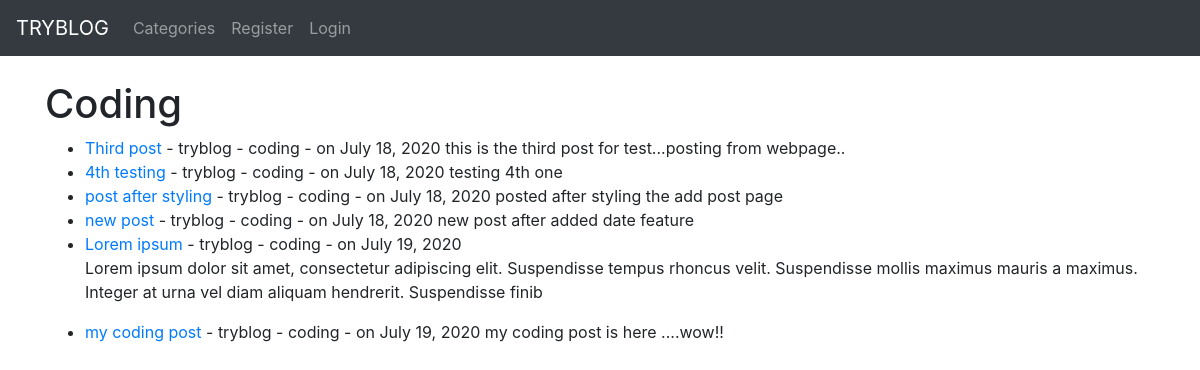
/category/coding/, run on the app's committed database.
### myblog/models.py (models this page shows, shortened)
class Post(models.Model):
    title = models.CharField(max_length=255)
    title_tag = models.CharField(max_length=255)
    author = models.ForeignKey(User, on_delete=models.CASCADE)
    body = RichTextField(blank = True, null = True)
    post_date = models.DateField(auto_now_add=True)
    category = models.CharField(max_length=255,default='coding')
    snippets = models.CharField(max_length=255)
    likes = models.ManyToManyField(User,related_name='blog_post')

### myblog/views.py (the view)
# urls.py: path('category/<str:cats>/',CategoryView,name="category"),
def CategoryView(request, cats):
    category_posts = Post.objects.filter(category=cats.replace('-',' '))
    return render(request,'categories.html',{'cats':cats.title().replace('-',' '), 'category_posts': category_posts})

### myblog/templates/categories.html (shortened to what this page needs)
{% extends 'base.html'%}
{% block content %}
{% if category_posts %}
<h1>{{cats}}</h1>
<ul>
{% for post in category_posts %}
<li><a href="{% url 'article-details' post.pk %}">
    {{post.title}}</a>
    - {{post.author}}
    - {{post.category}}
    - on {{ post.post_date }}
    {{post.body|slice:":200"|safe}}
 </li>
 {% endfor %}
</ul>
{% else %}
<h2>oops!! category doesnot exist....</h2>
{% endif %}
{% endblock %}

### data on the page
Post: title "Third post", author "tryblog", category "coding", post_date "July 18, 2020", body "this is the third post for test...posting from webpage.."
Post: title "4th testing", author "tryblog", category "coding", post_date "July 18, 2020", body "testing 4th one"
Post: title "post after styling", author "tryblog", category "coding", post_date "July 18, 2020", body "posted after styling the add post page"
Post: title "new post", author "tryblog", category "coding", post_date "July 18, 2020", body "new post after added date feature"
Post: title "Lorem ipsum", author "tryblog", category "coding", post_date "July 19, 2020", body "Lorem ipsum dolor sit amet, consectetur adipiscing elit. Suspendisse tempus rhoncus velit. Suspendisse mollis maximus mauris a maximus. Integer at urna vel diam aliquam hendrerit. Suspendisse finib"
Post: title "my coding post", author "tryblog", category "coding", post_date "July 19, 2020", body "my coding post is here ....wow!!"

### other printed values
{{ cats }} "Coding"
